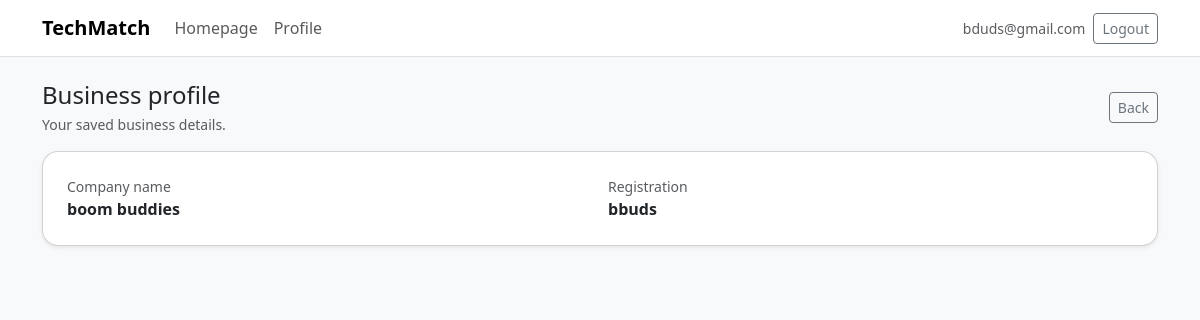
Screenshot of /business/profile (signed in) with the database file from the repository.
### tables this page shows
CREATE TABLE users (
    id INTEGER PRIMARY KEY AUTOINCREMENT,
    email TEXT NOT NULL UNIQUE,
    password_hash TEXT NOT NULL,
    role TEXT NOT NULL CHECK(role IN ('ADMIN','TECHNICIAN','BUSINESS')),
    is_active INTEGER NOT NULL DEFAULT 1,
    -- derived from verification workflow; kept for quick gating & UI consistency
    is_verified INTEGER NOT NULL DEFAULT 0,
    -- used for agency/admin created technician accounts
    force_password_change INTEGER NOT NULL DEFAULT 0,
    password_changed_at INTEGER,
    created_at INTEGER NOT NULL,
    last_login_at INTEGER
);

CREATE TABLE business_profiles (
    id INTEGER PRIMARY KEY AUTOINCREMENT,
    user_id INTEGER NOT NULL UNIQUE,
    company_name TEXT NOT NULL,
    registration_identifier TEXT NOT NULL,
    created_at INTEGER NOT NULL,
    FOREIGN KEY(user_id) REFERENCES users(id)
);

### app/routes/business_routes.py (the view)
@bp.get("/profile")
@login_required
@role_required("BUSINESS")
def view_profile():
    from app.services.profile_service import get_business_profile
    profile = get_business_profile(session["user_id"])
    return render_template("business/profile_view.html", profile=profile)

### app/db.py (called while the page is built)
def get_db():
    if "db" not in g:
        g.db = sqlite3.connect(current_app.config["DATABASE"])
        g.db.row_factory = sqlite3.Row
    return g.db

### app/services/profile_service.py (called while the page is built)
def get_business_profile(user_id: int):
    db = get_db()
    return db.execute("SELECT * FROM business_profiles WHERE user_id = ?", (int(user_id),)).fetchone()

### app/services/user_service.py (called while the page is built)
def get_user_by_id(user_id: int):
    db_path = current_app.config["DATABASE"]
    conn = sqlite3.connect(db_path)
    conn.row_factory = sqlite3.Row
    cur = conn.cursor()
    cur.execute("SELECT * FROM users WHERE id = ?", (user_id,))
    row = cur.fetchone()
    conn.close()
    return dict(row) if row else None

### templates/business/profile_view.html (shortened to what this page needs)
{% extends "base.html" %}
{% block content %}
<div class="d-flex justify-content-between align-items-center mb-3">
  <div>
    <h1 class="h4 mb-1">Business profile</h1>
    <div class="text-muted small">Your saved business details.</div>
  </div>
  <a class="btn btn-outline-secondary btn-sm" href="{{ url_for('user.homepage') }}">Back</a>
</div>
<div class="card shadow-sm tm-card">
  <div class="card-body p-4">
    <div class="row g-3">
      <div class="col-12 col-md-6">
        <div class="text-muted small">Company name</div>
        <div class="fw-semibold">{{ profile.company_name }}</div>
      </div>
      <div class="col-12 col-md-6">
        <div class="text-muted small">Registration</div>
        <div class="fw-semibold">{{ profile.registration_identifier }}</div>
      </div>
    </div>
  </div>
</div>
{% endblock %}

### templates/base.html (shortened to what this page needs)
<!doctype html>
<html lang="en">
<head>
  <link href="https://cdn.jsdelivr.net/npm/bootstrap@5.3.3/dist/css/bootstrap.min.css" rel="stylesheet">
  <link rel="stylesheet" href="{{ url_for('static', filename='app.css') }}">
</head>
<body class="bg-light">
  <nav class="navbar navbar-expand-lg navbar-light bg-white border-bottom">
    <div class="container">
      {% if session and session.get('user_id') %}
        {% if session.get('role') == 'ADMIN' %}
          <a class="navbar-brand fw-semibold" href="{{ url_for('admin.homepage') }}">TechMatch</a>
        {% else %}
          <a class="navbar-brand fw-semibold" href="{{ url_for('user.homepage') }}">TechMatch</a>
        {% endif %}
      {% else %}
        <a class="navbar-brand fw-semibold" href="{{ url_for('auth.landing') }}">TechMatch</a>
      {% endif %}
      <div class="collapse navbar-collapse" id="tmNav">
        <ul class="navbar-nav me-auto mb-2 mb-lg-0">
          {% if session and session.get('user_id') %}
            {% if session.get('role') == 'ADMIN' %}
               <li class="nav-item">
            <a class="nav-link {% if request.path.startswith('/admin/homepage') %}active{% endif %}" href="{{ url_for('admin.homepage') }}">Admin Homepage</a>
          </li>
          <li class="nav-item">
            <a class="nav-link {% if request.path.startswith('/admin/technicians') %}active{% endif %}" href="{{ url_for('admin.admin_technicians') }}">Technician Listing</a>
          </li>
          <li class="nav-item">
            <a class="nav-link {% if request.path.startswith('/admin/businesses') %}active{% endif %}" href="{{ url_for('admin.admin_businesses') }}">Business Listing</a>
          </li>
          <li class="nav-item">
            <a class="nav-link {% if request.path.startswith('/admin/audit-logs') %}active{% endif %}" href="{{ url_for('admin.audit_logs') }}">Audit Logs</a>
          </li>
            {% else %}
              <li class="nav-item"><a class="nav-link" href="{{ url_for('user.homepage') }}">Homepage</a></li>
<li class="nav-item"><a class="nav-link" href="{{ url_for('user.profile_get') }}">Profile</a></li>
            {% endif %}
          {% endif %}
        </ul>
        <div class="d-flex gap-2 align-items-center">
          {% if session and session.get('user_id') %}
            <span class="text-muted small d-none d-lg-inline">{{ session.get('email') }}</span>
            <form method="post" action="{{ url_for('auth.logout') }}" class="m-0">
              <button class="btn btn-outline-secondary btn-sm" type="submit">Logout</button>
            </form>
          {% else %}
            <a class="btn btn-outline-primary btn-sm" href="{{ url_for('auth.login_get') }}">Login</a>
          {% endif %}
        </div>
      </div>
    </div>
  </nav>
  <main class="py-4">
    <div class="container">
      {% block content %}{% endblock %}
    </div>
  </main>
</body>
</html>

### static/app.css (style rules this page uses)
.tm-card { border-radius: 1rem; }

### rows the page displays
users: get "bduds@gmail.com"
business_profiles: company_name "boom buddies", registration_identifier "bbuds"
